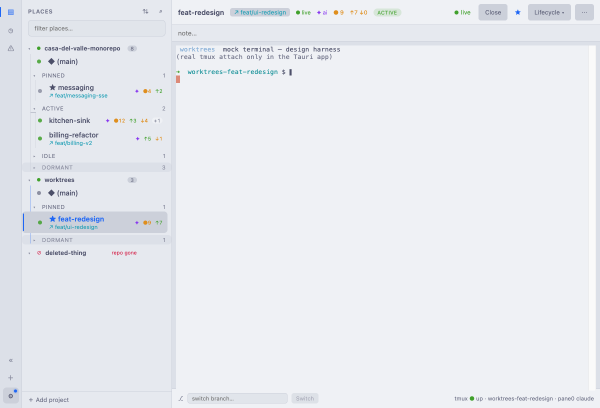
#> input picture theme-catppuccin-latte.png, 1200 x 815 px, given in place of 01-badge-stale.png, which was not available (shown at 1/2 size)
$ python -i shoot-profiles.py   (imports and definitions only)
#> lines starting #> are read from the running program, lines starting #| are printed output that depends on the picture; pictures that were not available may be replaced by others from this repository, and a replacement may not be noted
#!/usr/bin/env python3
"""Screenshot the AI-profiles UI from the mock harness.

Drives the REAL App.tsx under VITE_MOCK=1 in Chromium and captures the states
the feature page needs. Deterministic: the same fixtures every run, so the
images can be regenerated and diffed.

Deps: `pip install playwright` + `playwright install chromium`.
Usage: assumes the harness is already serving on --port (shoot-profiles.sh
starts it).
"""
import argparse
import os
from PIL import Image
from playwright.sync_api import sync_playwright

W, H = 1440, 900

# Full-window shots are mostly empty terminal; the page wants the panel. Each
# entry crops the raw shot to its subject, as fractions of the full image, then
# downscales. Kept HERE rather than in a shell one-liner so the whole pipeline
# is one reproducible command — the crops are as much a part of the output as
# the shots.
#   (source, output, x_left, y_top, y_bottom, scale)
CROPS = [
    # keeps the settings nav: "AI profiles" being selected is the context
    ("03-editor",         "panel-list",    0.607, 0.030, 0.250, 0.66),
    ("04-rules",          "panel-rules",   0.703, 0.255, 0.585, 0.66),
    ("06-skill-review",   "panel-skills",  0.703, 0.265, 0.450, 0.66),
    ("06-skill-review",   "panel-review",  0.703, 0.475, 0.740, 0.66),
    ("06-skill-review",   "panel-mcp",     0.703, 0.735, 0.900, 0.66),
    # the project sheet has NO nav column, so its content starts further left
    ("08-project-picker", "panel-project", 0.612, 0.320, 0.450, 0.62),
]


def derive(raw, out):
    """Crop/scale the raw shots into the images the page actually embeds."""
#> called with raw = '../../theme-catppuccin-latte.png', out = 'out.png'
    for src, name, x0, y0, y1, scale in CROPS:
        p = f"{raw}/{src}.png"
        if not os.path.exists(p):
            continue
        im = Image.open(p)
        w, h = im.size
        c = im.crop((int(w * x0), int(h * y0), int(w * 0.995), int(h * y1)))
        c = c.resize((int(c.width * scale), int(c.height * scale)), Image.LANCZOS)
        c.save(f"{out}/{name}.png", optimize=True)
        print(f"  ✓ {name}.png {c.size}")

    im = Image.open(f"{raw}/01-badge-stale.png")
#> im is the input picture: PIL image 1200x815 RGB; mean R, G, B 232.8, 235.5, 240.5
    im.resize((im.width // 2, im.height // 2), Image.LANCZOS).save(f"{out}/hero.png", optimize=True)
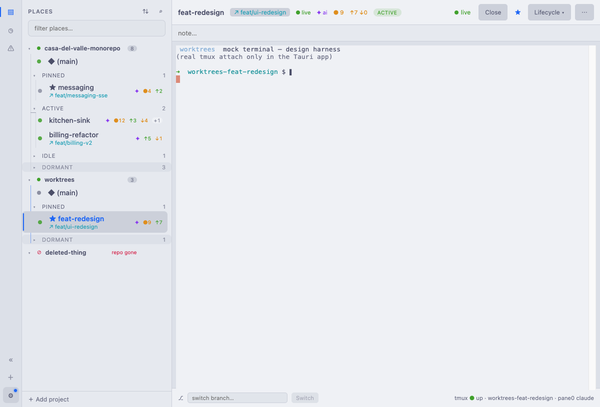
#> saved as hero.png: PIL image 600x407 RGB; mean R, G, B 232.8, 235.5, 240.5
    print("  ✓ hero.png")

    # the badge itself, trimmed to the right half of the top bar
    im = Image.open(f"{raw}/02-badge-crop.png")
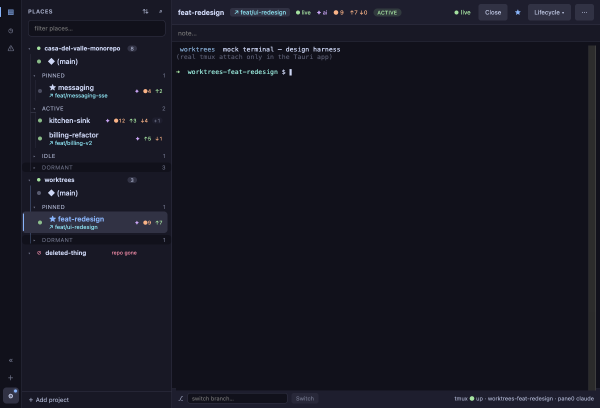
#> input picture theme-catppuccin-mocha.png, 1200 x 815 px, given in place of 02-badge-crop.png, which was not available (shown at 1/2 size)
#> im is the input picture: PIL image 1200x815 RGB; mean R, G, B 22.6, 22.9, 34.1
    w, h = im.size
#> w = 1200; h = 815
    im.crop((int(w * 0.52), 0, w, h)).resize(
        (int(w * 0.48 * 0.7), int(h * 0.7)), Image.LANCZOS
    ).save(f"{out}/badge.png", optimize=True)
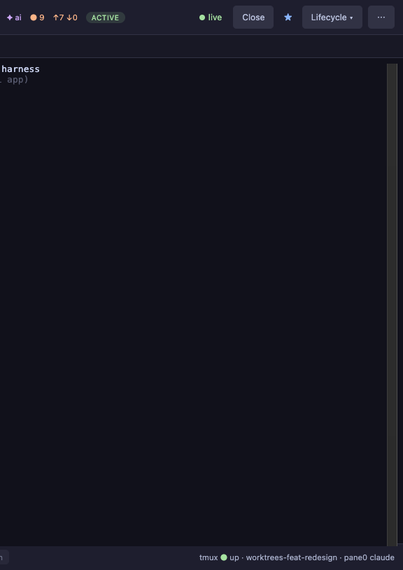
#> saved as badge.png: PIL image 403x570 RGB; mean R, G, B 20.2, 20.3, 30.8
    print("  ✓ badge.png")


# [120 lines left out: functions tap, shot, open_settings_ai, main, not called in this run]


# [2 lines not run here, left out]

>>> result = derive('../../theme-catppuccin-latte.png', 'out.png')
